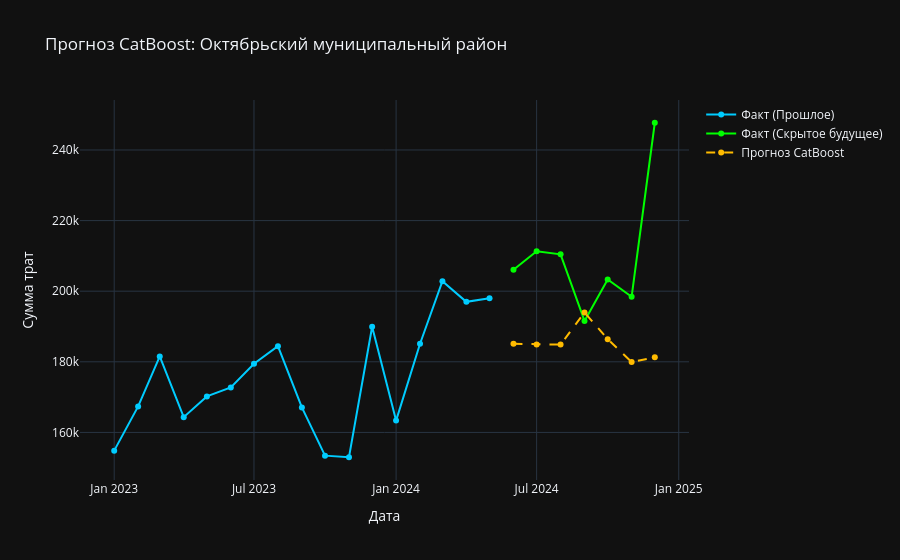

The code cell stored with this chart in its notebook:
### Code cell
%pip install catboost

import pandas as pd
from catboost import CatBoostRegressor
from sklearn.metrics import mean_absolute_error, r2_score
import plotly.graph_objects as go

print("\n🚀 Запускаем CatBoost...\n")

# 1. ПОДГОТОВКА ДАННЫХ ДЛЯ CATBOOST
df_cb = df_super.copy()

# CatBoost любит числа. Давай вытащим из даты год и месяц в отдельные колонки
df_cb['year'] = df_cb['period'].dt.year
df_cb['month'] = df_cb['period'].dt.month

# Выбираем тот же район, что и в Prophet, для честного сравнения
mo_name = 'Октябрьский муниципальный район'
df_mo = df_cb[df_cb['mo'] == mo_name].sort_values('period')

# 2. МАШИНА ВРЕМЕНИ (Тот же самый разрыв - июнь 2024)
train = df_mo[df_mo['period'] < '2024-06-01']
test = df_mo[df_mo['period'] >= '2024-06-01']

# Говорим модели, на какие колонки смотреть (Фичи), а какую предсказывать (Таргет)
features = ['year', 'month', 'macro_value', 'usd', 'news_sentiment']
target = 'value'

X_train, y_train = train[features], train[target]
X_test, y_test = test[features], test[target]

# 3. ОБУЧЕНИЕ
# Указываем настройки (iterations=500 деревьев, silent=True чтобы не спамил в консоль)
model_cb = CatBoostRegressor(iterations=500, learning_rate=0.05, depth=4, silent=True)
model_cb.fit(X_train, y_train)

# 4. ПРОГНОЗ И МЕТРИКИ
predictions = model_cb.predict(X_test)

mae_cb = mean_absolute_error(y_test, predictions)
r2_cb = r2_score(y_test, predictions)

print(f"🏆 РЕЗУЛЬТАТЫ CATBOOST (Наша умная модель):")
print(f"MAE (Средняя ошибка): {mae_cb:.2f} руб. (Было у Prophet: 109 184 руб.)")
print(f"R² (Точность): {r2_cb:.2f} (Было у Prophet: -59.72)")

# 5. ИНТЕРПРЕТАЦИЯ (То, что требует жюри - Важность признаков)
importance = model_cb.get_feature_importance()
print("\n🧠 Что повлияло на решение модели (Важность факторов %):")
for feat, imp in zip(features, importance):
    print(f"- {feat}: {imp:.1f}%")

# 6. РИСУЕМ ГРАФИК (Сравним с реальностью)
fig = go.Figure()

# Факт (Обучение)
fig.add_trace(go.Scatter(x=train['period'], y=train['value'], mode='lines+markers', name='Факт (Прошлое)', line=dict(color='#00CCFF')))
# Факт (Будущее)
fig.add_trace(go.Scatter(x=test['period'], y=test['value'], mode='lines+markers', name='Факт (Скрытое будущее)', line=dict(color='#00FF00')))
# Прогноз CatBoost
fig.add_trace(go.Scatter(x=test['period'], y=predictions, mode='lines+markers', name='Прогноз CatBoost', line=dict(color='#FFBB00', dash='dash')))

fig.update_layout(title=f'Прогноз CatBoost: {mo_name}', xaxis_title='Дата', yaxis_title='Сумма трат', template='plotly_dark')
fig.show()

### Figure 1 — Plotly figure (JSON) as saved in the notebook; plotly's stock layout.template omitted (floating-point values rounded to 4 significant figures)
{"data": [{"line": {"color": "#00CCFF"}, "mode": "lines+markers", "name": "Факт (Прошлое)", "type": "scatter", "x": ["2023-01-01T00:00:00.000000000", "2023-02-01T00:00:00.000000000", "2023-03-01T00:00:00.000000000", "2023-04-01T00:00:00.000000000", "2023-05-01T00:00:00.000000000", "2023-06-01T00:00:00.000000000", "2023-07-01T00:00:00.000000000", "2023-08-01T00:00:00.000000000", "2023-09-01T00:00:00.000000000", "2023-10-01T00:00:00.000000000", "2023-11-01T00:00:00.000000000", "2023-12-01T00:00:00.000000000", "2024-01-01T00:00:00.000000000", "2024-02-01T00:00:00.000000000", "2024-03-01T00:00:00.000000000", "2024-04-01T00:00:00.000000000", "2024-05-01T00:00:00.000000000"], "y": [154836, 167370, 181529, 164327, 170203, 172745, 179436, 184425, 167074, 153414, 152963, 189920, 163350, 185106, 202851, 196984, 198009]}, {"line": {"color": "#00FF00"}, "mode": "lines+markers", "name": "Факт (Скрытое будущее)", "type": "scatter", "x": ["2024-06-01T00:00:00.000000000", "2024-07-01T00:00:00.000000000", "2024-08-01T00:00:00.000000000", "2024-09-01T00:00:00.000000000", "2024-10-01T00:00:00.000000000", "2024-11-01T00:00:00.000000000", "2024-12-01T00:00:00.000000000"], "y": [206099, 211323, 210450, 191574, 203324, 198446, 247717]}, {"line": {"color": "#FFBB00", "dash": "dash"}, "mode": "lines+markers", "name": "Прогноз CatBoost", "type": "scatter", "x": ["2024-06-01T00:00:00.000000000", "2024-07-01T00:00:00.000000000", "2024-08-01T00:00:00.000000000", "2024-09-01T00:00:00.000000000", "2024-10-01T00:00:00.000000000", "2024-11-01T00:00:00.000000000", "2024-12-01T00:00:00.000000000"], "y": [185100.0, 184900.0, 184900.0, 194000.0, 186400.0, 180000.0, 181300.0]}], "layout": {"title": {"text": "Прогноз CatBoost: Октябрьский муниципальный район"}, "xaxis": {"title": {"text": "Дата"}}, "yaxis": {"title": {"text": "Сумма трат"}}}}
